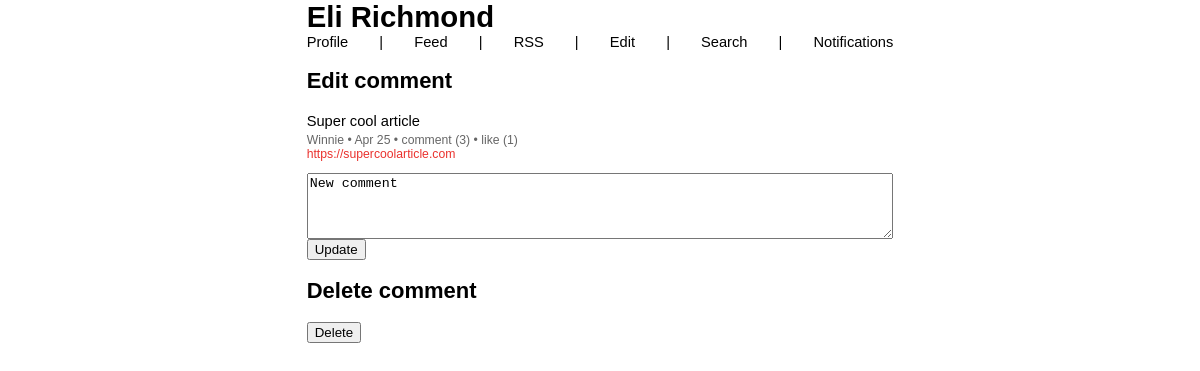
The app's page /Linkfeed/edit_comment/24/ (signed in) with its own data.
### Linkfeed/models.py (models this page shows, shortened)
class Profile(models.Model):
    user = models.OneToOneField(User, on_delete=models.CASCADE)
    display_name = models.CharField(max_length=255, blank=True, null=True)
    follower = models.ManyToManyField(User, blank=True, related_name="follower_user")
    following = models.ManyToManyField(User, blank=True, related_name="following_user")
    domain = models.URLField(blank=True, null=True)

class Post(models.Model):
    user = models.ForeignKey(User, on_delete=models.CASCADE, related_name="posts")
    title = models.CharField(blank=True, max_length=255)
    body = models.URLField(blank=True, null=True)
    likes = models.ManyToManyField(User, related_name="blog_posts")
    timestamp = models.DateTimeField(auto_now_add=False, null=True)
    is_rss_feed_post = models.BooleanField(default=False)
    def total_comments(self):
        return self.comments.count()
    def total_likes(self):
        return self.likes.count()

class User(AbstractUser):
    pass

class Comment(models.Model):
    user = models.ForeignKey(User, on_delete=models.CASCADE, related_name="comments")
    post = models.ForeignKey(Post, on_delete=models.CASCADE, related_name="comments")
    parent_comment = models.ForeignKey('self', on_delete=models.CASCADE, null=True, blank=True, related_name='replies')
    body = models.TextField()
    likes = models.IntegerField(default=0)
    timestamp = models.DateTimeField(auto_now_add=True)
    level = models.IntegerField(default=0)
    read = models.BooleanField(default=False)

### Linkfeed/views.py (the view)
# urls.py: path('edit_comment/<int:comment_id>/', views.edit_comment, name='edit_comment'),
@login_required
def edit_comment(request, comment_id):
    if request.method == "POST":
        comment = get_object_or_404(Comment, id=comment_id)
        if request.user.is_authenticated and comment.user == request.user:
            comment.body = request.POST.get("body")
            comment.save()
            return redirect("post", post_id=comment.post.id)
        else:
            return HttpResponseForbidden("You are not authorized to edit this post.")
    elif request.method == "GET":
        profile = Profile.objects.get(user=request.user)
        comment = get_object_or_404(Comment, id=comment_id)
        if request.user == comment.user:
            return render(request, "Linkfeed/edit_comment.html", {"comment": comment, "profile": profile})
        else:
            return HttpResponseForbidden("You are not authorized to edit this post.")

### Linkfeed/templatetags/custom_filters.py (called while the page is built)
@register.filter
def smart_date(value):
    now = timezone.now()
    diff = now - value
    if diff.days < 1:
        return naturaltime(value)
    elif value.year == now.year:
        return value.strftime("%b %d")
    else:
        return value.strftime("%b %d, %Y")

### Linkfeed/templates/Linkfeed/edit_comment.html (shortened to what this page needs)
{% extends "Linkfeed/layouts.html" %}
{% block name %}
    {{ profile.display_name }}
{% endblock %}
{% block body %}
    <h2>
        Edit comment
    </h2>
    {% if comment.post %}
        {% include 'Linkfeed/posts.html' with post=comment.post %}
    {% endif %}
    <form method="post" action="{% url 'edit_comment' comment.id %}">
        <textarea name="body" rows="4" required>{{ comment.body }}</textarea>
        <button type="submit">Update</button>
    </form>
    <h2>
        Delete comment
    </h2>
    <form method="post" action="{% url 'delete_comment' comment.id %}">
        <button type="submit">Delete</button>
    </form>
{% endblock %}

### Linkfeed/templates/Linkfeed/posts.html (shortened to what this page needs)
{% load custom_filters %}
<p class="my-0">
    <a href="{{ post.body }}" target="_blank">{{ post.title }}</a>
</p>
<p class="small grey my-0 pt-1">
    <a href="{% url 'profile' post.user.username %}" target="_blank">
        {{ post.user.profile.display_name }}
    </a> •
    {{ post.timestamp|smart_date|capfirst }} •
    <a href="{% url 'post' post.id %}">
        comment {% if post.total_comments %}({{post.total_comments}}){% endif %}
    </a> •
    {% if request.user.is_authenticated %}
    <a href="#" id="like-{{ post.id }}" onclick="likePost('{{ post.id }}')">
        {% if post.liked %}liked{% else %}like{% endif %}
        {% if post.total_likes %}({{post.total_likes}}){% endif %}
    </a>
    {% else %}
    <a href="{% url 'login' %}?next={{ request.path }}">
        {% if post.liked %}liked{% else %}like{% endif %}
        {% if post.total_likes %}({{post.total_likes}}){% endif %}
    </a>
    {% endif %}
</p>
<p class="small red mt-0">
    <a href="{{ post.body }}" target="_blank">{{ post.body }}</a>
</p>

### Linkfeed/static/Linkfeed/style.css (style rules this page uses)
body { font-family: Verdana, Geneva, Tahoma, sans-serif; max-width:40em; font-size: 11pt; margin: 0 auto; padding-right: .5em; padding-left: .5em; overflow-x: hidden; overflow-y: scroll; }
a { text-decoration: none; color: inherit; overflow-wrap:anywhere; }
.small { font-size: smaller; }
.grey { color: #666; }
.red { color: #EA322E; }
input, textarea { width: 100%; }

### records on screen
Profile: display_name "Eli Richmond"
Post: title "Super cool article", user.profile.display_name "Winnie", timestamp|smart_date "Apr 25", total_comments "3", total_likes "1", body "https://supercoolarticle.com"
Comment: body "New comment"
